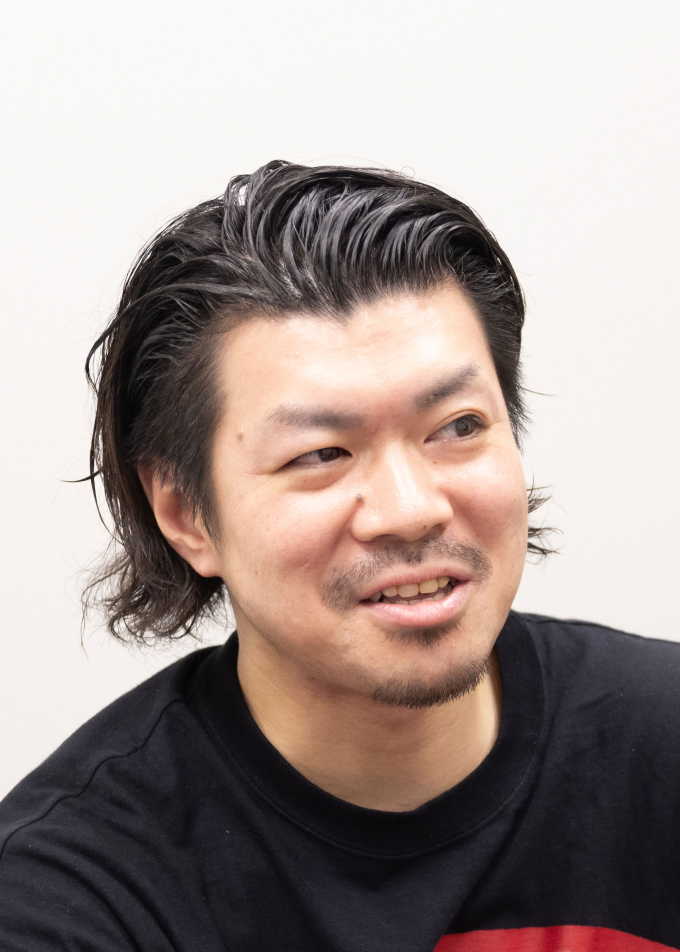
#> input picture assets/whoami.jpg, 2040 x 2856 px, found by its file name (shown at 1/3 size)
$ python photo2particles.py assets/whoami.jpg assets/whoami.png --mosaic
#> lines starting #> are read from the running program, lines starting #| are printed output that depends on the picture; after the words box and inside, x2 and y2 are one past the last pixel; in counts of white or black regions, pixels touching at a corner belong together
"""Turn a portrait photograph into the RGBA asset particles.js samples.

    python3 tools/photo2particles.py assets/whoami.jpg assets/whoami.png --mosaic
    python3 tools/photo2particles.py assets/skelton.png assets/skull.png

Channels, all of which the sampler reads:

    R  tone, contrast-stretched over the sitter only
    G  how much of a face this pixel is, which is where the softening applies
    B  the same tone, heavily blurred
    A  the cut-out: the sitter, not the wall behind him

The mask is the part that matters. The wall is brighter than the sitter, so
sampling on tone alone lights the wall and loses the man. It is found by
flooding the bright region in from the border, so highlights *inside* the face
stay part of the subject instead of being punched out as holes.

particles.js blends R towards B by G, and scatters the points there to match:
a blurred tone under sharply placed points still reads as sharp.
"""
import sys
from collections import deque

import numpy as np
from PIL import Image

WIDTH, HEIGHT = 340, 476
FACE_BLUR = 60       # blur passes over the face; sigma is about sqrt(0.8 * this)
WALL = 0.90          # a pixel this bright, reachable from the border, is wall
# Wherever the sitter runs off the edge of the photograph he ends on a straight
# cut, which reads as a torn-out rectangle rather than a figure. Fade the mask
# towards the borders so those edges dissolve instead. Generous at the bottom,
# where the shoulders leave the frame; barely anything at the top, which the
# head does not reach.
EDGE_FADE = {'x': 0.14, 'top': 0.05, 'bottom': 0.26}


def blur(m, passes):
    for _ in range(passes):
        p = np.pad(m, 1, mode='edge')
        m = (p[1:-1, 1:-1] + p[:-2, 1:-1] + p[2:, 1:-1]
             + p[1:-1, :-2] + p[1:-1, 2:]) / 5
    return m


def subject_mask(lum):
    h, w = lum.shape
    bright = lum > WALL
    wall = np.zeros_like(bright)
    q = deque()

    def push(y, x):
        if bright[y, x] and not wall[y, x]:
            wall[y, x] = True
            q.append((y, x))

    for x in range(w):
        push(0, x)
        push(h - 1, x)
    for y in range(h):
        push(y, 0)
        push(y, w - 1)
    while q:
        y, x = q.popleft()
        for dy, dx in ((1, 0), (-1, 0), (0, 1), (0, -1)):
            ny, nx = y + dy, x + dx
            if 0 <= ny < h and 0 <= nx < w:
                push(ny, nx)

    mask = (~wall).astype(np.float32)

    def ramp(d):
        t = np.clip(d, 0, 1)
        return t * t * (3 - 2 * t)

    u = (np.arange(w, dtype=np.float32) + 0.5) / w
    v = (np.arange(h, dtype=np.float32) + 0.5) / h
    mask *= ramp(np.minimum(u, 1 - u) / EDGE_FADE['x'])[None, :]
    mask *= ramp(v / EDGE_FADE['top'])[:, None]
    mask *= ramp((1 - v) / EDGE_FADE['bottom'])[:, None]

    return blur(mask, 5)


def face_weight(rgb, mask):
    r, g, b = rgb[:, :, 0], rgb[:, :, 1], rgb[:, :, 2]
    span = rgb.max(2) - rgb.min(2)
    skin = ((r > 95) & (g > 40) & (b > 20) & (span > 15)
            & (np.abs(r - g) > 15) & (r > g) & (r > b)).astype(np.float32)
    return np.clip(blur(skin, 14) * 2.2, 0, 1) * mask


def main(src, dst, mosaic):
#> called with src = 'assets/whoami.jpg', dst = 'assets/whoami.png', mosaic = True
    rgb = np.asarray(Image.open(src).convert('RGB')
                     .resize((WIDTH, HEIGHT), Image.LANCZOS)).astype(np.float32)
    lum = (0.2126 * rgb[:, :, 0] + 0.7152 * rgb[:, :, 1]
           + 0.0722 * rgb[:, :, 2]) / 255

    mask = subject_mask(lum)
#> in subject_mask, `bright = lum > WALL`:
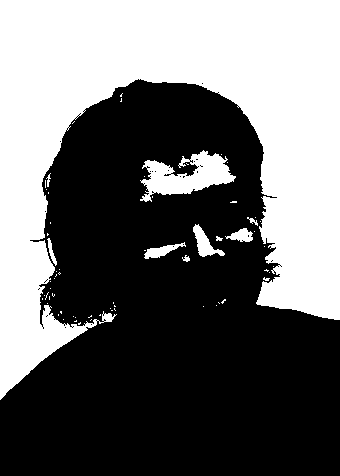
#> bright: shape (476, 340) bool; 42.1% white; 65 white regions (55 under 20 px), largest, box (x1, y1, x2, y2) and area: (0, 0, 340, 400) 64426, (140, 150, 236, 202) 2445, (193, 224, 225, 257) 418
#> after the loop in blur, `for _ in range(passes):`:
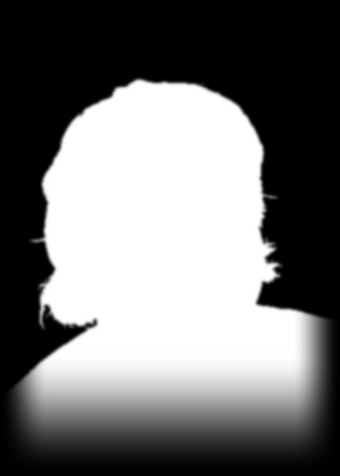
#> m: shape (476, 340) float32; min 0, max 1, mean 0.455
    lo, hi = np.percentile(lum[mask > 0.5], [2, 99])
#> lo = 0.0485; hi = 0.953
    tone = np.clip((lum - lo) / (hi - lo), 0, 1)
    face = face_weight(rgb, mask) if mosaic else np.zeros_like(tone)
#> in face_weight, `r, g, b = rgb[:, :, 0], rgb[:, :, 1], rgb[:, :, 2]`:
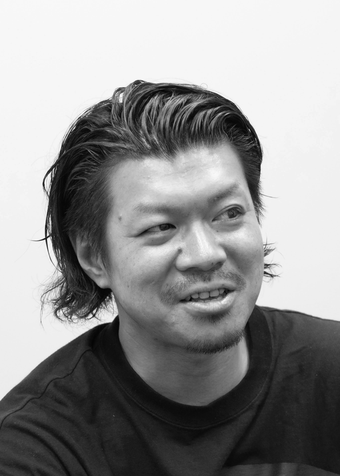
#> b: shape (476, 340) float32; min 3, max 255, mean 146.3
#> in face_weight, `span = rgb.max(2) - rgb.min(2)`:
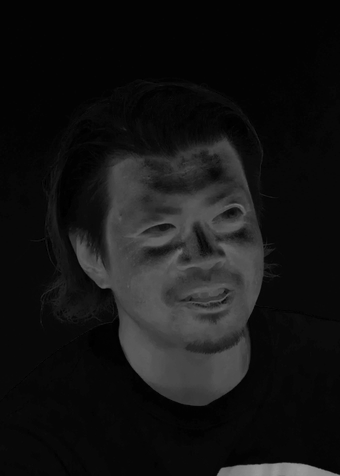
#> span: shape (476, 340) float32; min 0, max 153, mean 20.3
#> in face_weight, `skin = ((r > 95) & (g > 40) & (b > 20) & (span > 15) & (np.abs(r - g) ..`: skin: shape (476, 340) float32; values 0 (black) and 1 (white), 21.7% white; 80 white regions (73 under 20 px), largest, box (x1, y1, x2, y2) and area: (70, 134, 272, 406) 34097, (230, 464, 272, 476) 400, (278, 462, 297, 476) 199
#> call 2 of blur, with passes = 14
#> after the loop in blur (call 2), `for _ in range(passes):`:
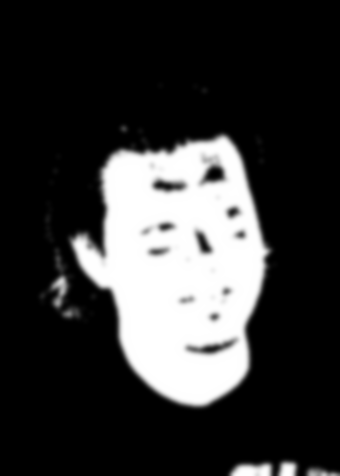
#> m: shape (476, 340) float32; min 0, max 1, mean 0.217

    out = np.zeros((HEIGHT, WIDTH, 4), np.uint8)
    out[:, :, 0] = (tone * 255).astype(np.uint8)
    out[:, :, 1] = (face * 255).astype(np.uint8)
    out[:, :, 2] = (blur(tone, FACE_BLUR) * 255).astype(np.uint8)
#> call 3 of blur, with passes = 60
#> after the loop in blur (call 3), `for _ in range(passes):`:
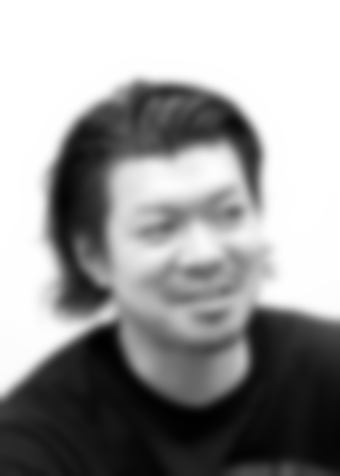
#> m: shape (476, 340) float32; min 0.00543, max 1, mean 0.603
    out[:, :, 3] = (mask * 255).astype(np.uint8)
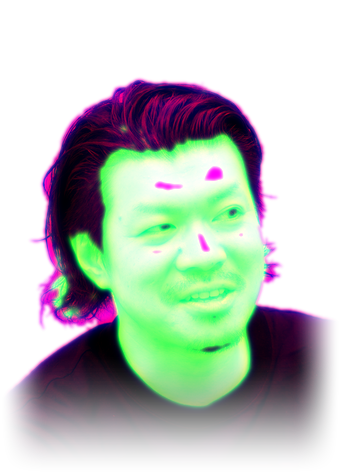
#> out: shape (476, 340, 4); mean of channels 0, 1, 2, 3 153.6, 58.3, 153.5, 115.7; transparent parts drawn white
    Image.fromarray(out, 'RGBA').save(dst, optimize=True)

    print('%s -> %s  subject %.3f  face %.3f  tone %.3f-%.3f'
          % (src, dst, mask.mean(), face.mean(), lo, hi))
#| assets/whoami.jpg -> assets/whoami.png  subject 0.455  face 0.229  tone 0.048-0.953


if __name__ == '__main__':
    args = [a for a in sys.argv[1:] if not a.startswith('--')]
    main(args[0], args[1], '--mosaic' in sys.argv)
